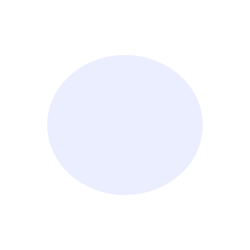
Frame 1 (no input)
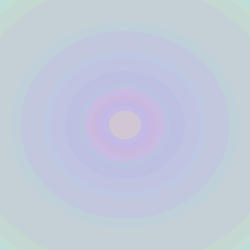
Frame 60 (the mouse pressed at the canvas centre just before this capture)
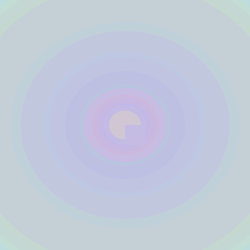
Frame 120 (the mouse held since frame 60 and released just before this capture)

The Processing sketch that drew these frames (run headless with seeded random() and noise(); from frame 60 on, the mouse is pressed at the canvas centre):

// Processing sketch: processing_169312
// ── processing_169312.pde

int circle;

void setup() {  //setup function called initially, only once
  size(250, 250);
  background(255);  //set background white
  colorMode(HSB);   //set colors to Hue, Saturation, Brightness mode
  circle = 0;
}

void draw() {  //draw function loops 
    circle++;
    noStroke();
  fill(random(255),100,255,50);
  
  if(mousePressed == true) { //add some interaction
    rect(mouseX, mouseY, 20, 20);
  }
  else {
    ellipse(width/2, height/2, 100*tan(circle), 90*tan(circle));
  }
}
